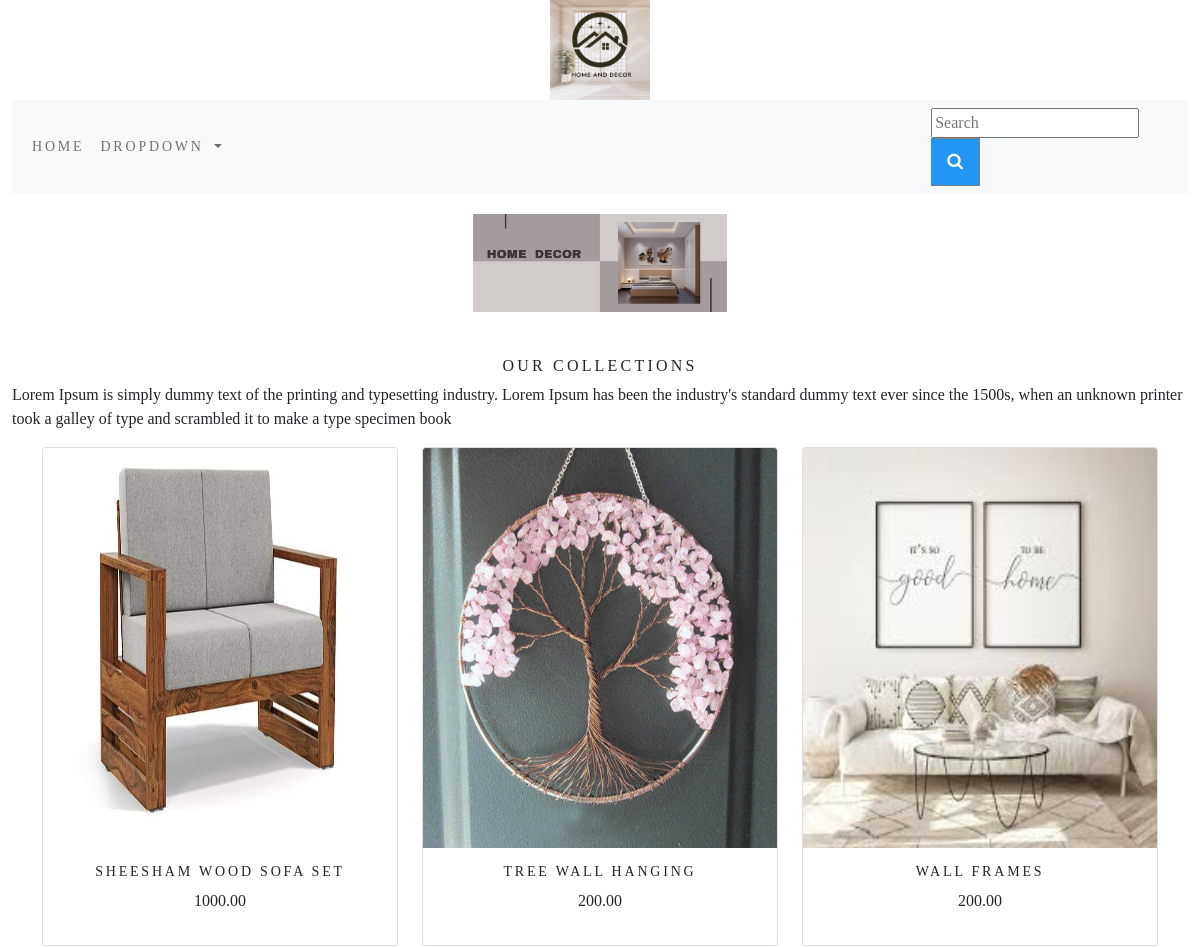
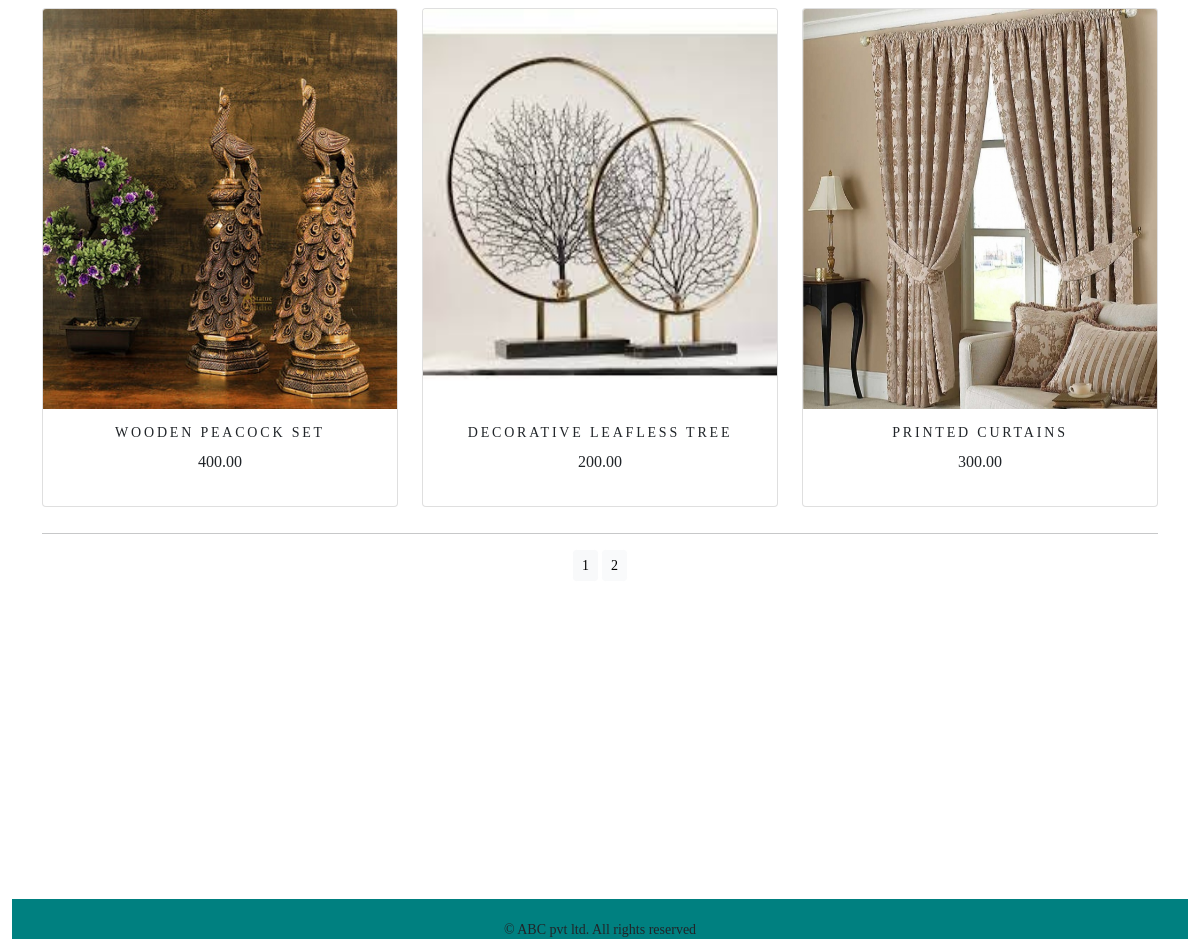
Screenshot of /ecom/?page=2 with the database file from the repository (2 pictures, top to bottom).
### ecom_app/models.py (models this page shows, shortened)
class Product(models.Model):
    name = models.CharField(max_length=250, unique=True)
    slug = models.SlugField(max_length=250, unique=True)
    description = models.TextField(blank=True)
    price = models.DecimalField(max_digits=10, decimal_places=2)
    category = models.ForeignKey(Category, on_delete=models.CASCADE)
    image = models.ImageField(upload_to='product', blank=True)
    stock = models.IntegerField()
    available = models.BooleanField(default=True)
    created = models.DateTimeField(auto_now_add=True)
    updated = models.DateTimeField(auto_now=True)
    def get_url(self):
        return reverse('ecom_app:prodCatdetail', args=[self.category.slug, self.slug])
    class Meta:
        ordering = ('name',)
        verbose_name = 'product'
        verbose_name_plural = 'products'

### ecom_app/views.py (the view)
# urls.py: path('', views.allProductCat, name='allProductCat'),
def allProductCat(request, c_slug=None):
    c_page = None
    products_list = None
    if c_slug is not None:
        c_page = get_object_or_404(Category, slug=c_slug)
        products_list = Product.objects.all().filter(category=c_page, available=True)
    else:
        products_list = Product.objects.all().filter(available=True)
    paginator = Paginator(products_list, 6)
    try:
        page = int(request.GET.get('page', '1'))
    except:
        page = 1
    try:
        products = paginator.page(page)
    except (EmptyPage, InvalidPage):
        products = paginator.page(paginator.num_pages)
    return render(request, "category.html", {'category': c_page, 'products': products})

### cart/context_processors.py (called while the page is built)
def counter(request):
    item_count = 0
    if 'admin' in request.path:
        return {}
    else:
        try:
            cart = Cart.objects.filter(cart_id=cart_id(request))
            cart_items = CartItem.objects.all().filter(cart=cart[:1])
            for cart_item in cart_items:
                item_count += cart_item.quantity
        except Cart.DoesNotExist:
            item_count = 0
    return dict(item_count=item_count)

### cart/views.py (called while the page is built)
def cart_id(request):
    cart = request.session.session_key
    if not cart:
        cart = request.session.create()
    return cart

### ecom_app/context_processors.py (called while the page is built)
def menu_links(request):
    links = Category.objects.all()
    return dict(links=links)

### ecom_app/models.py (called while the page is built)
    def get_url(self):
        return reverse('ecom_app:products_by_category', args=[self.slug])

### templates/category.html (shortened to what this page needs)
{% extends 'base.html' %}
{% load static %}
{% block content %}
    <div class="mx_auto">
        {% if category %}
            <img class="my_image" src="{{category.image.url}}" alt="{{category.name}}">
    </div>
    <br>
    <div>
        <h1 class="text-center my_title">{{category.name}}</h1>
        <p class="text-justify">{{category.description}}</p>
    </div>
        {% else %}
        <div>
            <center><img class="my_image my_image_padding" src="{% static 'img/home_decor.jpg' %}" alt="our products"></center>
        </div>
        <br>
    <div>
        <h1 class="text-center my_title">Our Collections</h1>
        <p class="text-justify">Lorem Ipsum is simply dummy text of the printing and typesetting industry. Lorem Ipsum has been the industry's standard dummy text ever since the 1500s, when an unknown printer took a galley of type and scrambled it to make a type specimen book</p>
    </div>
        {% endif %}
    <div class="container">
        <div class="row mx_auto">
            {% for product in products.object_list %}
            <div class="my_bottom_margin col-9 col-sm-12 col-md-4 col-lg-4">
                <div class="card text-center" style="min-width:18rem;">
                    <a href="{{product.get_url}}"><img class="card-img-top my_product_image" src="{{product.image.url}}" alt="{{product.name}}"></a>
                    <div class="card-body">
                        <h4>{{product.name}}</h4>
                        <p>{{product.price}}</p>
                    </div>
                </div>
            </div>
            {% endfor %}
        </div>
        <div class="mx-auto">
            {% if products.paginator.num_pages > 1 %}
            <hr>
            <div class="text-center">
                {% for pg in products.paginator.page_range %}
                    <a href="?page={{pg}}" class="btn btn-light btn-sm {% if products.number == pg %} active {% endif %}">{{pg}}</a>
                {% endfor %}
            </div>
            {% endif %}
        </div>
        <br>
    </div>
{% endblock %}

### static/css/custom.css (style rules this page uses)
.my_image { width : 100%; height : 25%; }
.my_product_image { width : 200px; height : 400px; }
.my_title { font-size : 16px; text-transform : uppercase; letter-spacing : .2em; }
.my_image_padding { padding : 20px; width : 25%; height : 5%; }
.my_bottom_margin { margin-bottom : 10px; }
.card-body h4 { font-size : 14px; text-transform : uppercase; letter-spacing : .2em; }

### rows the page displays
Product: image (picture), name "SHEESHAM WOOD SOFA SET", price "1000.00"
Product: image (picture), name "TREE WALL HANGING", price "200.00"
Product: image (picture), name "WALL FRAMES", price "200.00"
Product: image (picture), name "WOODEN PEACOCK SET", price "400.00"
Product: image (picture), name "DECORATIVE LEAFLESS TREE", price "200.00"
Product: image (picture), name "PRINTED CURTAINS", price "300.00"

### other values shown
{{ pg }} "1" "2"
